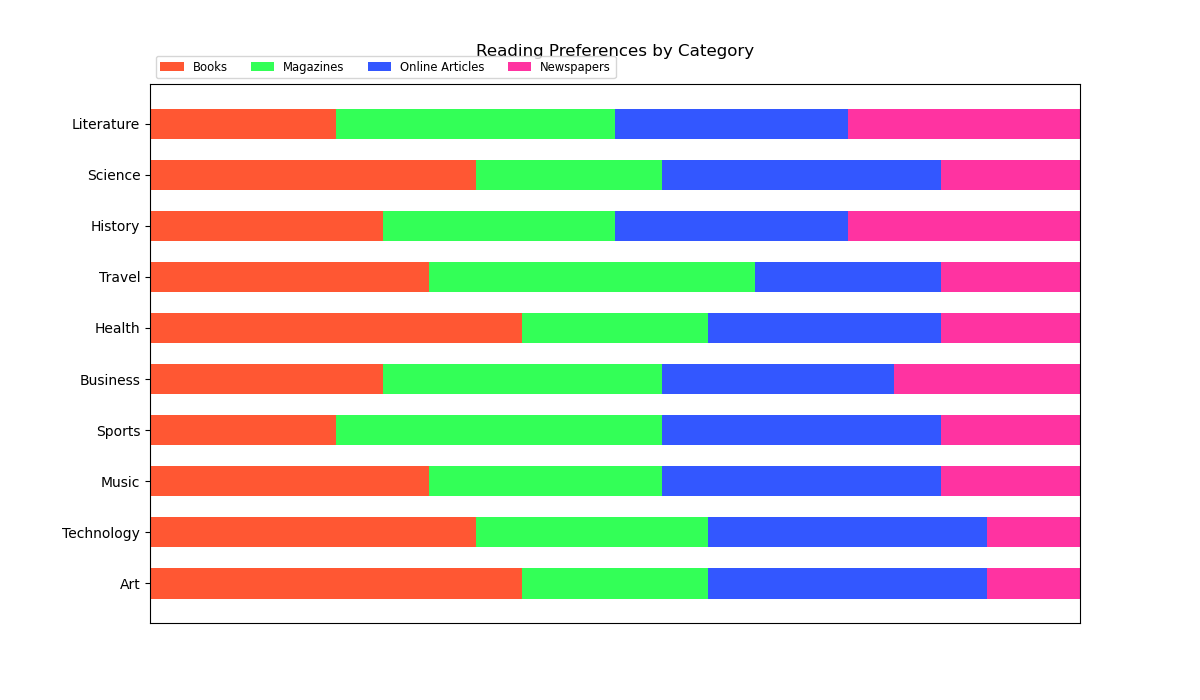

This figure's Python source:
import matplotlib.pyplot as plt
import numpy as np

categories = ['Literature', 'Science', 'History', 'Travel', 'Health', 'Business', 'Sports', 'Music', 'Technology', 'Art']
books = [20, 35, 25, 30, 40, 25, 20, 30, 35, 40]
magazines = [30, 20, 25, 35, 20, 30, 35, 25, 25, 20]
online_articles = [25, 30, 25, 20, 25, 25, 30, 30, 30, 30]
newspapers = [25, 15, 25, 15, 15, 20, 15, 15, 10, 10]

data = np.array([books, magazines, online_articles, newspapers])
data_cum = data.cumsum(axis=0)

fig, ax = plt.subplots(figsize=(12, 7))

category_colors = ['#FF5733', '#33FF57', '#3357FF', '#FF33A1']

ax.invert_yaxis()
ax.xaxis.set_visible(False)
ax.set_xlim(0, np.sum(data, axis=0).max())

for i, (colname, color) in enumerate(zip(['Books', 'Magazines', 'Online Articles', 'Newspapers'], category_colors)):
    widths = data[i]
    starts = data_cum[i] - widths
    rects = ax.barh(categories, widths, left=starts, height=0.6, label=colname, color=color)

ax.legend(ncol=len(category_colors), bbox_to_anchor=(0, 1), loc='lower left', fontsize='small')
plt.title('Reading Preferences by Category', pad=20)
plt.show()
